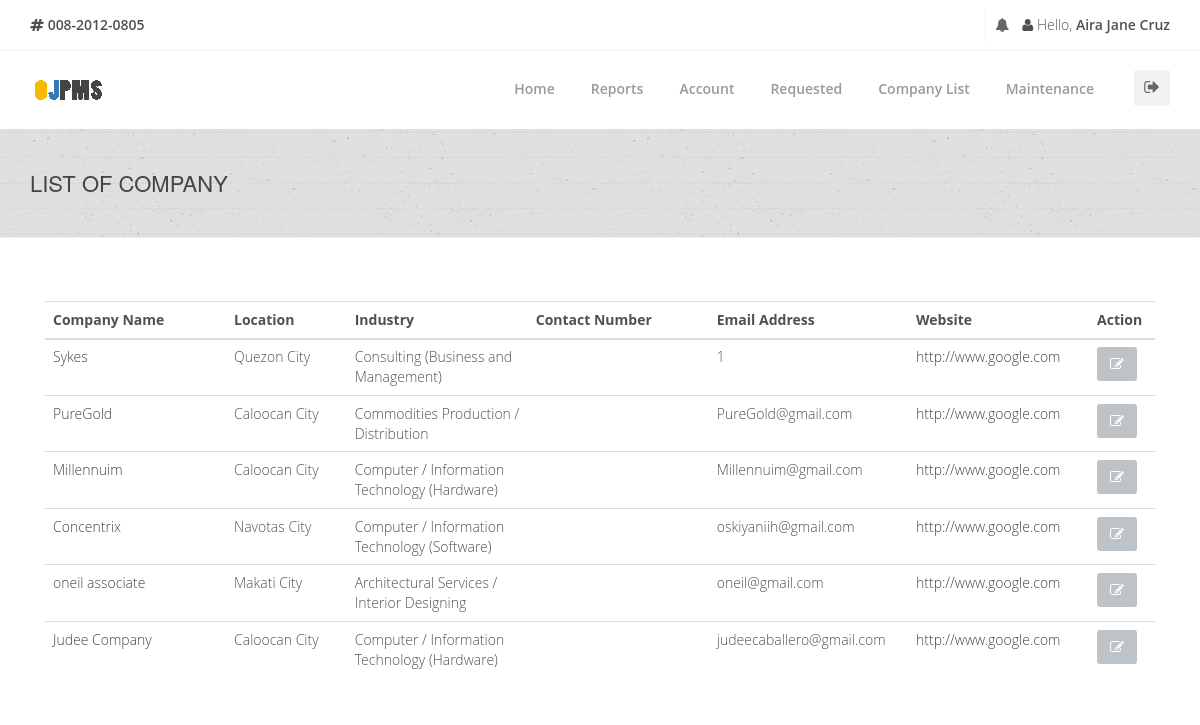
/admin/admin-companylist.php (signed in), run on an earlier commit of the app's database.
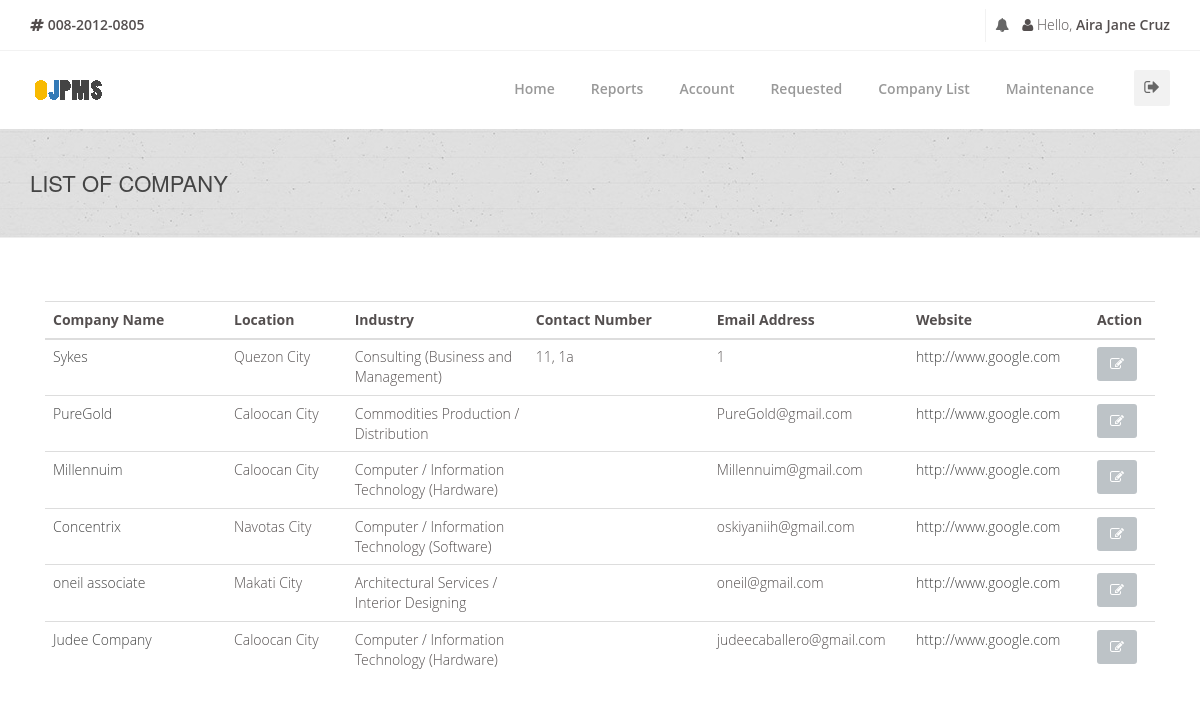
And on a later commit of the database.
### tables this page shows
CREATE TABLE `companyinfotbl` (
  `CompanyID` int(255) NOT NULL AUTO_INCREMENT,
  `CompanyName` varchar(255) DEFAULT NULL,
  `Description` varchar(10000) DEFAULT NULL,
  `Industry` varchar(255) DEFAULT '',
  `Classification` varchar(255) DEFAULT NULL,
  `City` varchar(255) DEFAULT NULL,
  `PostalCode` varchar(255) DEFAULT NULL,
  `PhoneNum` varchar(255) DEFAULT NULL,
  `MobileNum` varchar(255) DEFAULT NULL,
  `Fax` varchar(255) DEFAULT NULL,
  `FirstName` varchar(255) DEFAULT NULL,
  `MiddleName` varchar(255) DEFAULT NULL,
  `LastName` varchar(255) DEFAULT NULL,
  `Position` varchar(255) DEFAULT NULL,
  `Department` varchar(255) DEFAULT NULL,
  `Email` varchar(255) DEFAULT NULL,
  `Password` varchar(255) DEFAULT NULL,
  `SaltedPassword` varchar(255) DEFAULT NULL,
  `Address` varchar(255) DEFAULT NULL,
  `Status` varchar(255) DEFAULT NULL,
  `Wesbite` varchar(255) DEFAULT NULL,
  `ProfileImage` varchar(255) DEFAULT NULL,
  PRIMARY KEY (`CompanyID`)
);

### connection.php (called while the page is built, shortened)
<?php
class GSecureSQLConfig
{
    static function get_mysqli_config($type = NULL)
    {
        if (strtoupper($type) == 'LOCALHOST') {
            return array(
                'host' => 'localhost:3306',
                'user' => 'root',
                'pass' => '',
                'db' => 'e2edb'
            );
        } else {
            return array(
                'host' => 'mysql.hostinger.ph',
                'user' => 'u987316885_e2edb',
                'pass' => 'o2ehQX3wqO',
                'db' => 'u987316885_e2edb'
            );
        }
    }
}
class GSecureSQL
{
    private static $config;
    private static function _get_mysqli_config()
    {
        self::$config = GSecureSQLConfig::get_mysqli_config();
    }
    static function query($sql, $has_return = FALSE, $types = NULL)
    {
        $cn = new mysqli(
            self::$config['host'],
            self::$config['user'],
            self::$config['pass'],
            self::$config['db']
        );
        $ret = NULL;
        $st = $cn->prepare($sql);
        if (is_null($types)) {
            if (!$has_return) {
                $st->execute();
                $st->close();
                $cn->close();
                $ret = 'Query has been executed';
            } else {
                $st->execute();
                $code_result = '$st->bind_result(';
                $bool = false;
                $p = array();
                for($i = 0; $i < $st->field_count; $i++){
                    if(!$bool){
                        $bool = true;
                        $code_result .= '$p[' . $i . ']';
                    }else{
                        $code_result .= ',$p[' . $i . ']';
                    }
                }
                $code_result .= ');';
                eval($code_result);
                $ret = array();
                $k = 0;
                while($st->fetch()){
                    for($i = 0; $i < count($p); $i++){
                        $ret[$k][$i] = $p[$i];
                    }
                    $k++;
                }
            }
        }
        return $ret;
    }
}

### admin/admin-companylist.php (the view, shortened to what this page needs)
<?php
include('../connection.php');
?>
<!doctype html>
<html lang="en">
<head>
    <link href="../css/bootstrap.min.css" rel="stylesheet"/>
    <link href="../css/bootstrapValidator.min.css" rel="stylesheet"/>
    <link rel="stylesheet" href="../css/font-awesome.min.css" type="text/css" media="screen">
    <link href="../fonts/ffonts/montserrat.css" rel="stylesheet" type="text/css">
    <link href="../fonts/ffonts/kaushan.css" rel="stylesheet" type="text/css">
    <link href="../fonts/ffonts/droid.css" rel="stylesheet" type="text/css">
    <link href="../fonts/ffonts/roboto.css" rel="stylesheet" type="text/css">
    <link rel="stylesheet" type="text/css" href="../css/slicknav.css" media="screen">
    <link rel="stylesheet" type="text/css" href="../css/style.css" media="screen">
    <link rel="stylesheet" type="text/css" href="../css/responsive.css" media="screen">
    <link rel="stylesheet" type="text/css" href="../css/animate.css" media="screen">
    <link rel="stylesheet" type="text/css" href="../css/colors/yellow.css" title="yellow" media="screen"/>
</head>
<body>
<div id="container">
    <div class="top-bar">
        <div class="container">
            <div class="row">
                <div class="col-md-6">
                    <ul class="contact-details">
                        <li class="profile-name"><i class="fa fa-hashtag"></i> <b>008-2012-0805</b></li>
                    </ul>
                </div>
                <div class="col-md-6">
                    <ul class="social-list">
                        <li class="profile-name">
                            <a class="bell itl-tooltip" data-placement="bottom" title="" href="#"
                               data-original-title="Notification"><i class="fa fa-bell"></i></a>
                        </li>
                        <li class="profile-name">
                        </li>
                        <li class="profile-name">
                            <i class="fa fa-user"></i> Hello, <b>Aira Jane Cruz</b>
                        </li>
                    </ul>
                </div>
            </div>
        </div>
    </div>
    <div class="navbar navbar-default navbar-top">
        <div class="container">
            <div class="navbar-header">
                <a class="navbar-brand" href="">
                    <img src="../images/ojpms.png">
                </a>
            </div>
            <div class="navbar-collapse collapse">
                <div class="signout-side">
                    <a class="show-signout" data-toggle='modal' data-target='#Logout'><i class="fa fa-sign-out"></i></a>
                </div>
                <ul class="nav navbar-nav navbar-right">
                    <li>
                        <a href="admin.php">Home</a>
                    </li>
                    <li>
                    <a>Reports</a>
                    </li>
                    <li>
                        <a href="admin-account.php">Account</a>
                    </li>
                    <li>
                        <a href="admin-requested.php">Requested</a>
                    </li>
                    <li>
                        <a>Company List</a>
                    </li>
                    <li>
                        <a> Maintenance</a>
                    </li>
                </ul>
            </div>
        </div>
    </div>
    <div class="page-banner" style="padding:40px 0; center #f9f9f9;">
        <div class="container">
            <div class="row">
                <div class="col-md-6">
                    <h2>List of Company</h2>
                </div>
            </div>
        </div>
    </div>
    <br><br><br>
    <div class="container">
        <div class="col-md-12">
            <table class="table segment table-hover">
                <thead>
                <tr>
                    <th width='15%' class='tabletitle'>Company Name</th>
                    <th width='10%' class='tabletitle'>Location</th>
                    <th width='15%' class='tabletitle'>Industry</th>
                    <th width='15%' class='tabletitle'>Contact Number</th>
                    <th width='15%' class='tabletitle'>Email Address</th>
                    <th width='15%' class='tabletitle'>Website</th>
                    <th width='5%' class='tabletitle'>Action</th>
                </thead>
                <tbody>
                <?php
                $companyinfo_tbl =
                    GSecureSQL::query(
                        "SELECT * FROM companyinfotbl WHERE Status = 'Active'",
                        TRUE
                    );
                foreach ($companyinfo_tbl as $value) {
                $CompanyID = $value[0];
                $CompanyName = $value[1];
                $Industry = $value[3];
                $City = $value[5];
                $PhoneNo = $value[7];
                $MobileNo = $value[8];
                $Email = $value[15];
                $Website = $value[20];
                if (empty($PhoneNo)) {
                    $ContactNo = $MobileNo;
                } elseif (empty($MobileNo)) {
                    $ContactNo = $PhoneNo;
                } else {
                    $ContactNo = $PhoneNo . ", " . $MobileNo;
                }
                ?>
                <tr>
                    <td width=15% class=tabletitle>
                        <a target="_blank"
                           href='../companyprofile.php?id=<?php echo $CompanyID; ?>'><?php echo $CompanyName; ?></a>
                    </td>
                    <td width=10% class=tabletitle><?php echo $City; ?></td>
                    <td width='15%' class='tabletitle'><?php echo $Industry; ?></td>
                    <td width='15%' class='tabletitle'><?php echo $ContactNo; ?></td>
                    <td width='15%' class='tabletitle'><?php echo $Email; ?></td>
                    <td width='15%' class='tabletitle'>
                        <a target="_blank" href='<?php echo $Website; ?>'><?php echo $Website; ?></a></td>
                    <td width='5%' class=tabletitle>
                        <a class='btn btn-default'>
                            <i class='fa fa-pencil-square-o fa-1x'></i>
                        </a>
                    </td>
                <tr>
                    <?php
                    }
                    ?>
                </tbody>
            </table>
        </div>
    </div>
</body>
</html>

### css/colors/yellow.css (style rules this page uses)
a { color: #444; }
.navbar-default .navbar-nav > li > a:after { background-color: #f8ba01; }

What changed in the data, as far as the page shows it:
changed companyinfotbl "Sykes": ContactNo (not shown) → "11, 1a"
